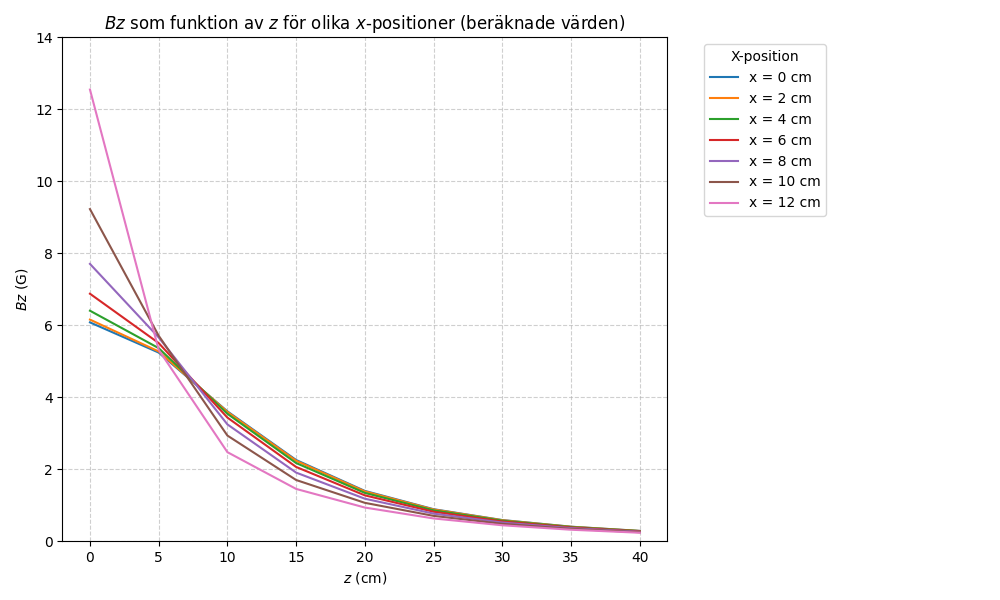

This figure's Python source:
import numpy as np
import matplotlib.pyplot as plt

# Define the data points in a more structured way
x_values = [0, 2, 4, 6, 8, 10, 12]
z_values = [0, 5, 10, 15, 20, 25, 30, 35, 40]

# Create a list of lists to store the points
points = []
for x in x_values:
    row = []
    for z in z_values:
        row.append(np.array([x, 0, z]))
    points.append(row)

points = np.array(points) * 1e-2  # convert to meters

R = 0.155  # Radius (m)
I = 1  # Current (A)
Ntheta = 150  # Number of segments
dtheta = 2 * np.pi / Ntheta
theta = dtheta * np.arange(1, Ntheta + 1)

# Calculate Bz for each point
Bz_results = []
for row in points:
    Bz_row = []
    for p in row:
        B = np.array([0.0, 0.0, 0.0])
        for k in np.arange(Ntheta):
            r = np.array(
                [
                    p[0] - R * np.cos(theta[k]),
                    p[1] - R * np.sin(theta[k]),
                    p[2],
                ]
            )
            ds = dtheta * np.array([-R * np.sin(theta[k]), R * np.cos(theta[k]), 0])
            dB = I * np.cross(ds, r) / np.linalg.norm(r) ** 3
            B = B + dB
        B = B * 1e-7 * 1e4  # with μ0/4π (G)
        Bz_row.append(B[2] * Ntheta)  # Calculate the result for N thtreads
    Bz_results.append(Bz_row)


plt.figure(figsize=(10, 6))
for i, x in enumerate(x_values):
    plt.plot(z_values, Bz_results[i], marker=None, linestyle="-", label=f"x = {x} cm")

plt.title("$Bz$ som funktion av $z$ för olika $x$-positioner (beräknade värden)")
plt.xlabel("$z$ (cm)")
plt.ylabel("$Bz$ (G)")
plt.ylim(0, 14)
plt.grid(True, linestyle="--", alpha=0.6)
plt.legend(title="X-position", bbox_to_anchor=(1.05, 1), loc="upper left")
plt.tight_layout(rect=[0, 0, 0.85, 1])  # Justera för att få plats med legend

# Spara figuren
output_filename = "integral_plot.png"
plt.savefig(output_filename)
plt.show()
plt.close()
